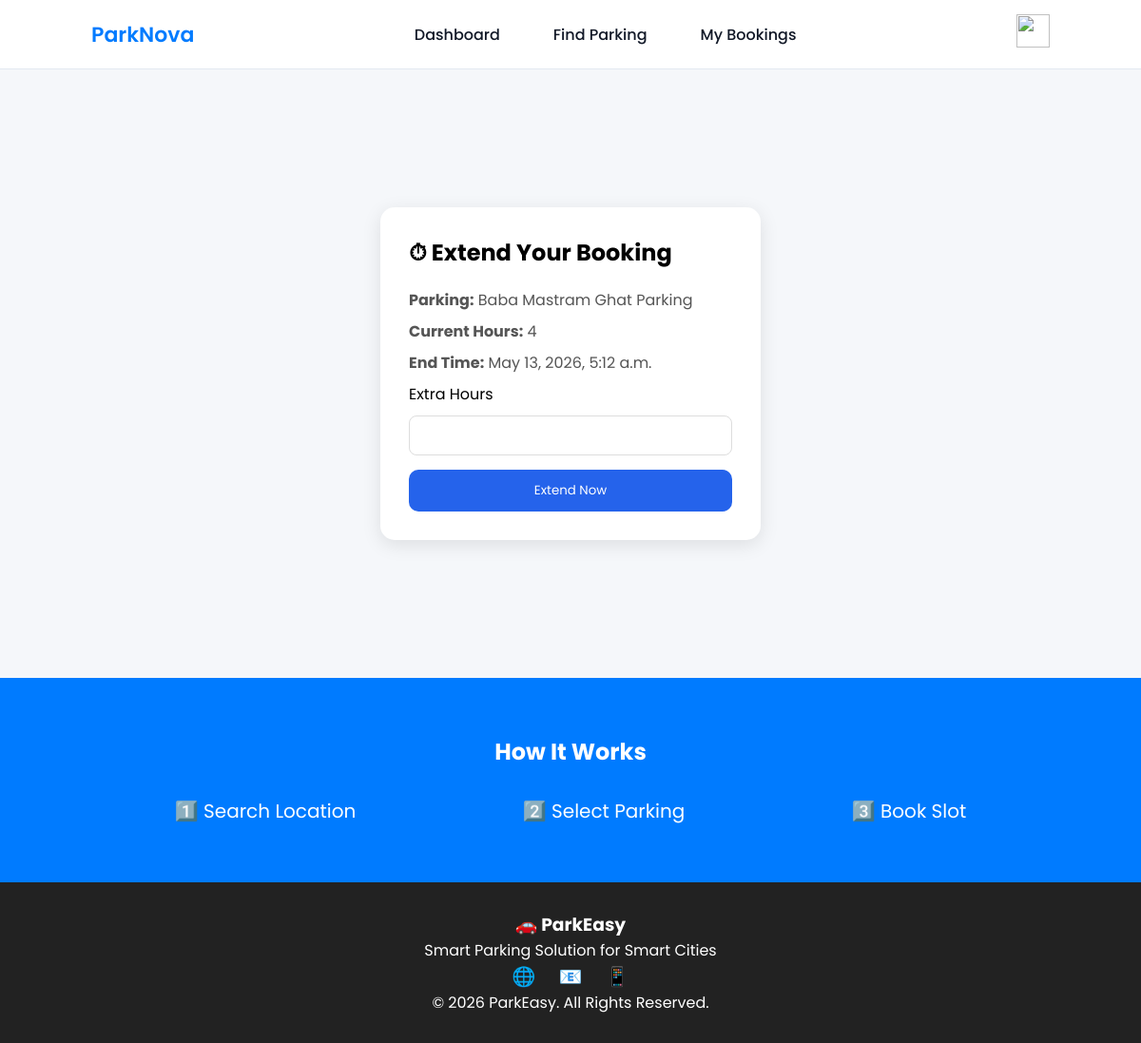
The page /booking/extend/9/ (signed in) on the database its author committed.
### myapp/models.py (models this page shows, shortened)
class Booking(models.Model):
    user = models.ForeignKey(
        User,
        on_delete=models.CASCADE
    )
    parking = models.ForeignKey(
        Parking,
        on_delete=models.CASCADE
    )
    booked_at = models.DateTimeField(
        auto_now_add=True
    )
    hours = models.IntegerField(default=1)
    total_price = models.IntegerField(default=0)
    start_time = models.DateTimeField(
        default=timezone.now
    )
    end_time = models.DateTimeField(
        null=True,
        blank=True
    )
    payment_status = models.CharField(
        max_length=20,
        default="SUCCESS"
    )
    is_active = models.BooleanField(
        default=True
    )

class Parking(models.Model):
    name = models.CharField(max_length=100)
    address = models.CharField(max_length=200)
    price = models.IntegerField()
    available_slots = models.IntegerField(default=0)
    latitude = models.FloatField()
    longitude = models.FloatField()

### myapp/views.py (the view, shortened to what this page needs)
@login_required(login_url='login')
def extend_booking(request, booking_id):
    booking = get_object_or_404(
        Booking,
        id=booking_id,
        user=request.user
    )
    return render(request, "extend_booking.html", {
        "booking": booking
    })

### myapp/templates/extend_booking.html (shortened to what this page needs)
{% load static %}
<!DOCTYPE html>
<html>
<head>
    <link rel="stylesheet" href="{% static 'css/extend_booking-style.css' %}">
</head>
<body>
{% include 'nav2.html' %}
<div class="extend-container">
    <div class="box">
        <h2>⏱ Extend Your Booking</h2>
        <p><b>Parking:</b> {{ booking.parking.name }}</p>
        <p><b>Current Hours:</b> {{ booking.hours }}</p>
        <p><b>End Time:</b> {{ booking.end_time }}</p>
        <form method="POST">
            <label>Extra Hours</label>
            <input type="number" name="extra_hours" min="1" required>
            <button type="submit">Extend Now</button>
        </form>
    </div>
</div>
{% include 'footer.html' %}
</body>
</html>

### myapp/static/css/extend_booking-style.css (style rules this page uses)
body { font-family: Poppins, sans-serif; background: #f5f7fb; margin: 0; }
.extend-container { display: flex; justify-content: center; align-items: center; height: 80vh; }
.box { background: white; padding: 30px; border-radius: 15px; box-shadow: 0 5px 20px rgba(0,0,0,0.1); width: 400px; }
.box h2 { margin-bottom: 20px; }
.box p { margin: 8px 0; color: #555; }
input { width: 100%; padding: 10px; margin-top: 10px; border: 1px solid #ddd; border-radius: 8px; }
button { width: 100%; margin-top: 15px; padding: 12px; background: #2563eb; color: white; border: none; border-radius: 10px; cursor: pointer; }

### myapp/static/css/nav2-style.css (style rules this page uses)
* { margin: 0; padding: 0; box-sizing: border-box; font-family: 'Poppins', sans-serif; }

### myapp/static/css/navbar-style.css (style rules this page uses)
:root { --primary: #007bff; --primary-dark: #0056b3; --bg: #f8fafc; --card: #ffffff; --text: #1e293b; --muted: #64748b; --border: #e2e8f0; }
* { margin: 0; padding: 0; box-sizing: border-box; font-family: 'Poppins', sans-serif; }
body { background: #f5f7fa; }

### rows shown on the page
Booking: parking.name "Baba Mastram Ghat Parking", hours "4", end_time "May 13, 2026, 5:12 a.m."
